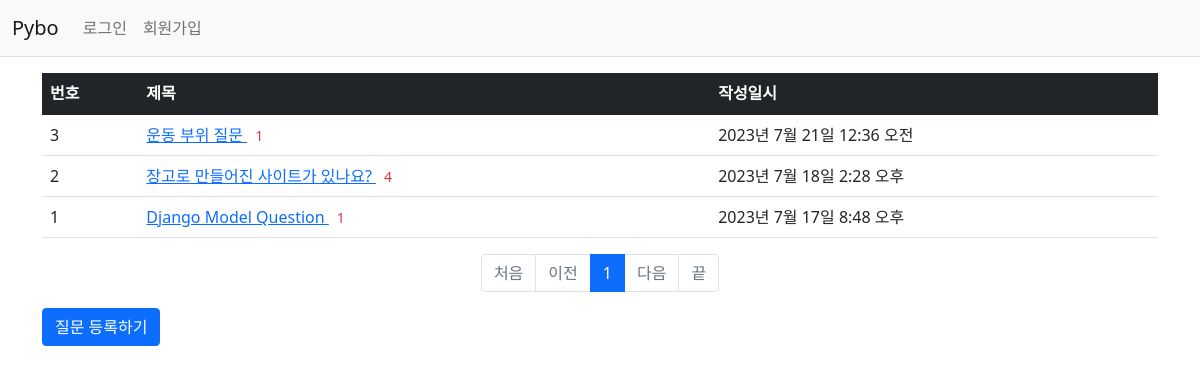
The page /pybo/ on the database as committed earlier.
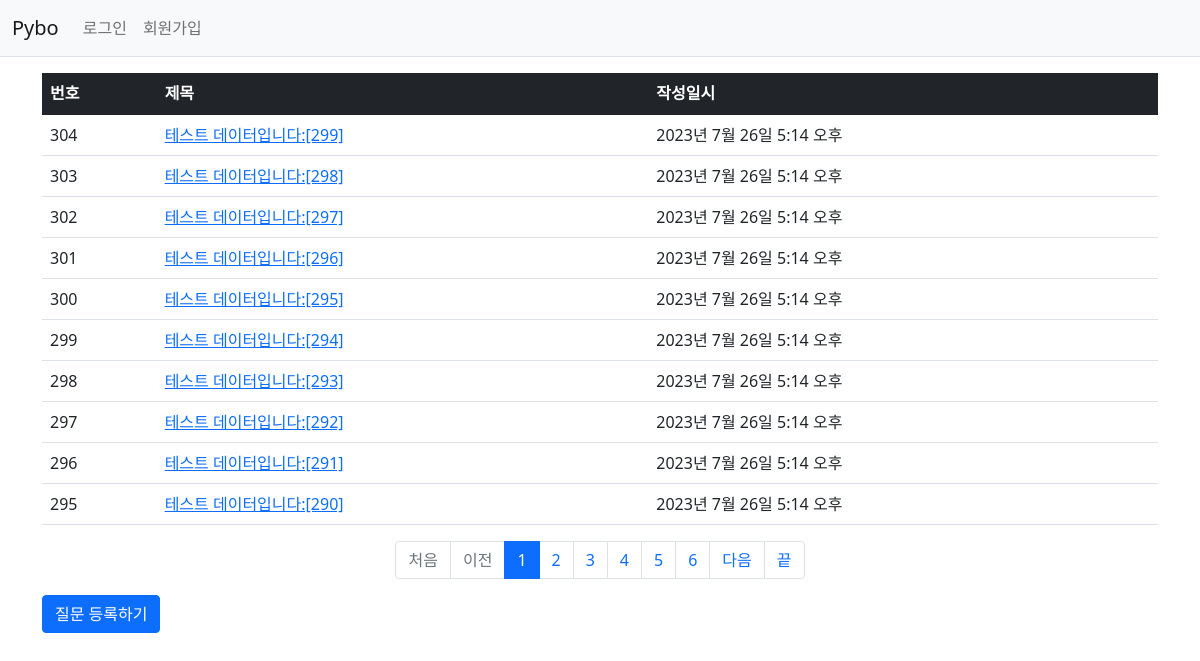
The same page on the database as committed later.
### pybo/models.py (models this page shows, shortened)
class Question(models.Model):
    subject = models.CharField(max_length=200)
    content = models.TextField()
    create_date = models.DateTimeField()

### pybo/views.py (the view)
# urls.py: path('', views.index, name='index'),    # '/'에 해당되는 path
def index(request):
    page = request.GET.get('page', '1')     # 페이지
    question_list = Question.objects.order_by('-create_date')
    paginator = Paginator(question_list, 10)    # 페이지당 10개씩 보여주기
    page_obj = paginator.get_page(page)
    context = {'question_list': page_obj}
    return render(request, 'pybo/question_list.html', context)

### pybo/templatetags/pybo_filter.py (called while the page is built)
@register.filter
def sub(value, arg):
    return value - arg

### templates/pybo/question_list.html
{% extends 'base.html' %}
{% load pybo_filter %}
{% block content %}
<div class="container my-3">
    <table class="table">
        <thread>
        <tr class="table-dark">
            <th>번호</th>
            <th>제목</th>
            <th>작성일시</th>
        </tr>
        </thread>
        <tbody>
        {% if question_list %}
        {% for question in question_list %}
        <tr>
            <td>
                {{ question_list.paginator.count|sub:question_list.start_index|sub:forloop.counter0|add:1 }}
            </td>
            <td>
                <a href="{% url 'pybo:detail' question.id %}"> {{ question.subject }} </a>
                {% if question.answer_set.count > 0 %}
                    <span class="text-danger small mx-2">{{ question.answer_set.count }}</span>
                {% endif %}
            </td>
            <td>{{ question.create_date }}</td>
        </tr>
        {% endfor %}
        {% else %}
        <tr>
            <td colspan="3">질문이 없습니다.</td>
        </tr>
        {% endif %}
        </tbody>
    </table>
<ul class="pagination justify-content-center">
    {% if question_list.has_previous %}
    <li class="page-item">
        <a class="page-link" href="?page=1">처음</a>
    </li>
    <li class="page-item">
        <a class="page-link" href="?page={{ question_list.previous_page_number }}">이전</a>
    </li>
    {% else %}
    <li class="page-item disabled">
        <a class="page-link" tabindex="-1" aria-disabled="true" href="#">처음</a>
    </li>
    <li class="page-item disabled">
        <a class="page-link" tabindex="-1" aria-disabled="true" href="#">이전</a>
    </li>
    {% endif %}
    {% for page_number in question_list.paginator.page_range %}
    {% if page_number >= question_list.number|add:-5 and page_number <= question_list.number|add:5 %}
    {% if page_number == question_list.number %}
    <li class="page-item active" aria-current="page">
        <a class="page-link" href="?page={{ page_number }}">{{ page_number }}</a>
    </li>
    {% else %}
    <li class="page-item">
        <a class="page-link" href="?page={{ page_number }}">{{ page_number }}</a>
    </li>
    {% endif %}
    {% endif %}
    {% endfor %}
    {% if question_list.has_next %}
    <li class="page-item">
        <a class="page-link" href="?page={{ question_list.next_page_number }}">다음</a>
    </li>
    <li class="page-item">
        <a class="page-link" href="?page={{ question_list.paginator.count }}">끝</a>
    </li>
    {% else %}
    <li class="page-item disabled">
        <a class="page-link" tabindex="-1" aria-disabled="true" href="#">다음</a>
    </li>
    <li class="page-item disabled">
        <a class="page-link" tabindex="-1" aria-disabled="true" href="#">끝</a>
    </li>
    {% endif %}
</ul>
    <a href="{% url 'pybo:question_create' %}" class="btn btn-primary">질문 등록하기</a>
</div>
{% endblock %}

Rows that differ between the two databases and show on the page:
no longer on this page (row unchanged): Question: paginator.count|sub "3", subject "운동 부위 질문", answer_set.count "1", create_date "2023년 7월 21일 12:36 오전"
no longer on this page (row unchanged): Question: paginator.count|sub "2", subject "장고로 만들어진 사이트가 있나요?", answer_set.count "4", create_date "2023년 7월 18일 2:28 오후"
no longer on this page (row unchanged): Question: paginator.count|sub "1", subject "Django Model Question", answer_set.count "1", create_date "2023년 7월 17일 8:48 오후"
added Question: paginator.count|sub "304", subject "테스트 데이터입니다:[299]", create_date "2023년 7월 26일 5:14 오후"
added Question: paginator.count|sub "303", subject "테스트 데이터입니다:[298]", create_date "2023년 7월 26일 5:14 오후"
added Question: paginator.count|sub "302", subject "테스트 데이터입니다:[297]", create_date "2023년 7월 26일 5:14 오후"
added Question: paginator.count|sub "301", subject "테스트 데이터입니다:[296]", create_date "2023년 7월 26일 5:14 오후"
added Question: paginator.count|sub "300", subject "테스트 데이터입니다:[295]", create_date "2023년 7월 26일 5:14 오후"
added Question: paginator.count|sub "299", subject "테스트 데이터입니다:[294]", create_date "2023년 7월 26일 5:14 오후"
added Question: paginator.count|sub "298", subject "테스트 데이터입니다:[293]", create_date "2023년 7월 26일 5:14 오후"
added Question: paginator.count|sub "297", subject "테스트 데이터입니다:[292]", create_date "2023년 7월 26일 5:14 오후"
added Question: paginator.count|sub "296", subject "테스트 데이터입니다:[291]", create_date "2023년 7월 26일 5:14 오후"
added Question: paginator.count|sub "295", subject "테스트 데이터입니다:[290]", create_date "2023년 7월 26일 5:14 오후"
Other text that changed with them:
new list line: "2"
new list line: "3"
new list line: "4"
new list line: "5"
new list line: "6"
